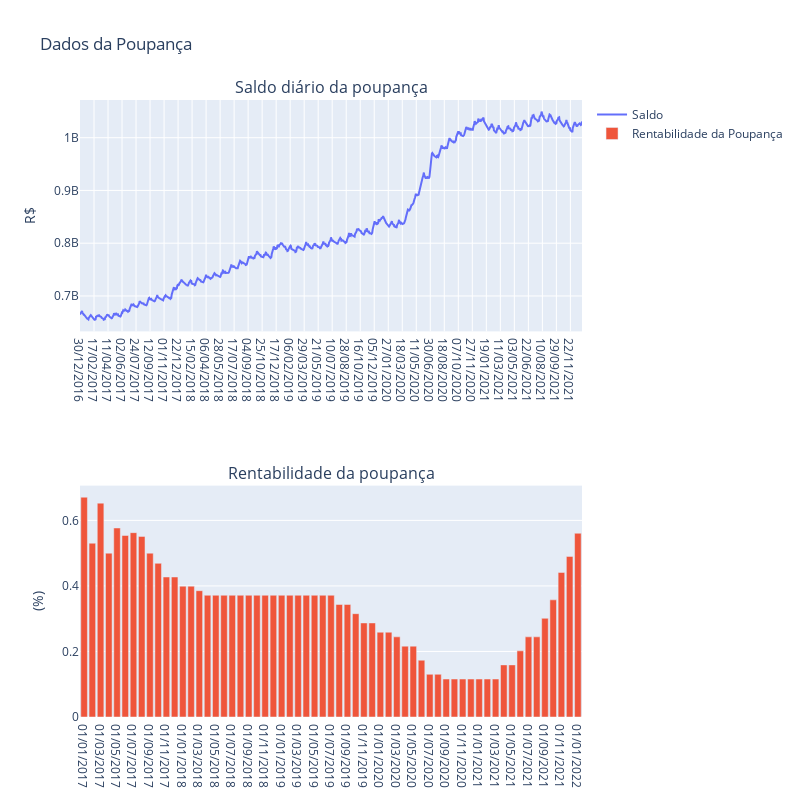

Source (notebook cell):
### Markdown cell above
### Seção poupança
Primeiramente, foi feita a comparação com os dados da poupança. A seguir tem-se o gráfico do saldo diário da poupança nestes cinco anos e o seu rendimento.

### Code cell
#plot dos gráficos de poupança

fig = make_subplots(rows=2, cols=1,subplot_titles=("Saldo diário da poupança","Rentabilidade da poupança"))

#Saldo
fig.add_trace(
    go.Scatter(x= Dados_poupanca['data'], y=Dados_poupanca['valor'], name="Saldo"),
    row=1, col=1
)

#Rentabilidade
fig.add_trace(
    go.Bar(x= Dados_rend_poupanca['data'], y=Dados_rend_poupanca['valor'], name="Rentabilidade da Poupança"),
    row=2, col=1
)

#Legendas
fig.update_yaxes(title_text="R$", row=1, col=1)
fig.update_yaxes(title_text="(%)", row=2, col=1)

fig.update_layout(height=800, width=800, title_text="Dados da Poupança")
fig.show()

### Figure 1 — Plotly figure (JSON) as saved in the notebook; plotly's stock layout.template omitted (floating-point values rounded to 4 significant figures; data arrays with more than 128 entries replaced by an {"elided": "..."} marker saying what was removed)
{"data": [{"name": "Saldo", "type": "scatter", "x": {"elided": "1255 str values"}, "xaxis": "x", "y": {"elided": "1255 float values"}, "yaxis": "y"}, {"name": "Rentabilidade da Poupança", "type": "bar", "x": ["01/01/2017", "01/02/2017", "01/03/2017", "01/04/2017", "01/05/2017", "01/06/2017", "01/07/2017", "01/08/2017", "01/09/2017", "01/10/2017", "01/11/2017", "01/12/2017", "01/01/2018", "01/02/2018", "01/03/2018", "01/04/2018", "01/05/2018", "01/06/2018", "01/07/2018", "01/08/2018", "01/09/2018", "01/10/2018", "01/11/2018", "01/12/2018", "01/01/2019", "01/02/2019", "01/03/2019", "01/04/2019", "01/05/2019", "01/06/2019", "01/07/2019", "01/08/2019", "01/09/2019", "01/10/2019", "01/11/2019", "01/12/2019", "01/01/2020", "01/02/2020", "01/03/2020", "01/04/2020", "01/05/2020", "01/06/2020", "01/07/2020", "01/08/2020", "01/09/2020", "01/10/2020", "01/11/2020", "01/12/2020", "01/01/2021", "01/02/2021", "01/03/2021", "01/04/2021", "01/05/2021", "01/06/2021", "01/07/2021", "01/08/2021", "01/09/2021", "01/10/2021", "01/11/2021", "01/12/2021", "01/01/2022"], "xaxis": "x2", "y": [0.6708, 0.5304, 0.6527, 0.5, 0.5768, 0.5539, 0.5626, 0.5512, 0.5, 0.469, 0.4273, 0.4273, 0.3994, 0.3994, 0.3855, 0.3715, 0.3715, 0.3715, 0.3715, 0.3715, 0.3715, 0.3715, 0.3715, 0.3715, 0.3715, 0.3715, 0.3715, 0.3715, 0.3715, 0.3715, 0.3715, 0.3434, 0.3434, 0.3153, 0.2871, 0.2871, 0.2588, 0.2588, 0.2446, 0.2162, 0.2162, 0.1733, 0.1303, 0.1303, 0.1159, 0.1159, 0.1159, 0.1159, 0.1159, 0.1159, 0.1159, 0.159, 0.159, 0.2019, 0.2446, 0.2446, 0.3012, 0.3575, 0.4412, 0.4902, 0.5608], "yaxis": "y2"}], "layout": {"annotations": [{"font": {"size": 16}, "showarrow": false, "text": "Saldo diário da poupança", "x": 0.5, "xanchor": "center", "xref": "paper", "y": 1, "yanchor": "bottom", "yref": "paper"}, {"font": {"size": 16}, "showarrow": false, "text": "Rentabilidade da poupança", "x": 0.5, "xanchor": "center", "xref": "paper", "y": 0.375, "yanchor": "bottom", "yref": "paper"}], "height": 800, "title": {"text": "Dados da Poupança"}, "width": 800, "xaxis": {"anchor": "y", "domain": [0, 1]}, "xaxis2": {"anchor": "y2", "domain": [0, 1]}, "yaxis": {"anchor": "x", "domain": [0.625, 1], "title": {"text": "R$"}}, "yaxis2": {"anchor": "x2", "domain": [0, 0.375], "title": {"text": "(%)"}}}}
